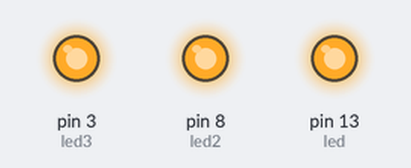
The sketch below on a simulated Arduino Uno, built with avr-gcc and run on an emulated ATmega328P. Parts: output pins drawn as LEDs (lit = HIGH).

Above: at 0.2 s.
At 5.5 s:
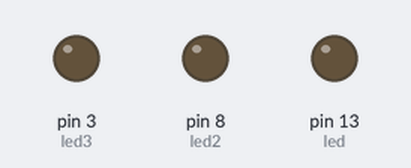
Timing chart, 0 to 8.1 s (numbered marks = the images above):
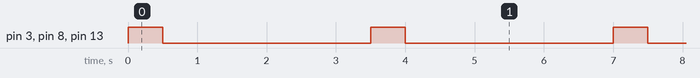

Measured:
- by itself, pin 3 (led3), pin 8 (led2), pin 13 (led): alternates HIGH for 0.50 s and LOW for 3.0 s

The sketch:

leds.ino
```cpp
int led = 13;
int led2 = 8;
int led3 = 3;


void setup() {
 pinMode (led, OUTPUT);
 pinMode (led2, OUTPUT);
pinMode (led3, OUTPUT);
}

void loop() {
  digitalWrite(led,HIGH);
  digitalWrite(led2,HIGH);
  digitalWrite(led3,HIGH);
  delay(500);
  digitalWrite(led, LOW);
  digitalWrite (led2, LOW);
  digitalWrite(led3,LOW);
  delay(3000);
}
```
